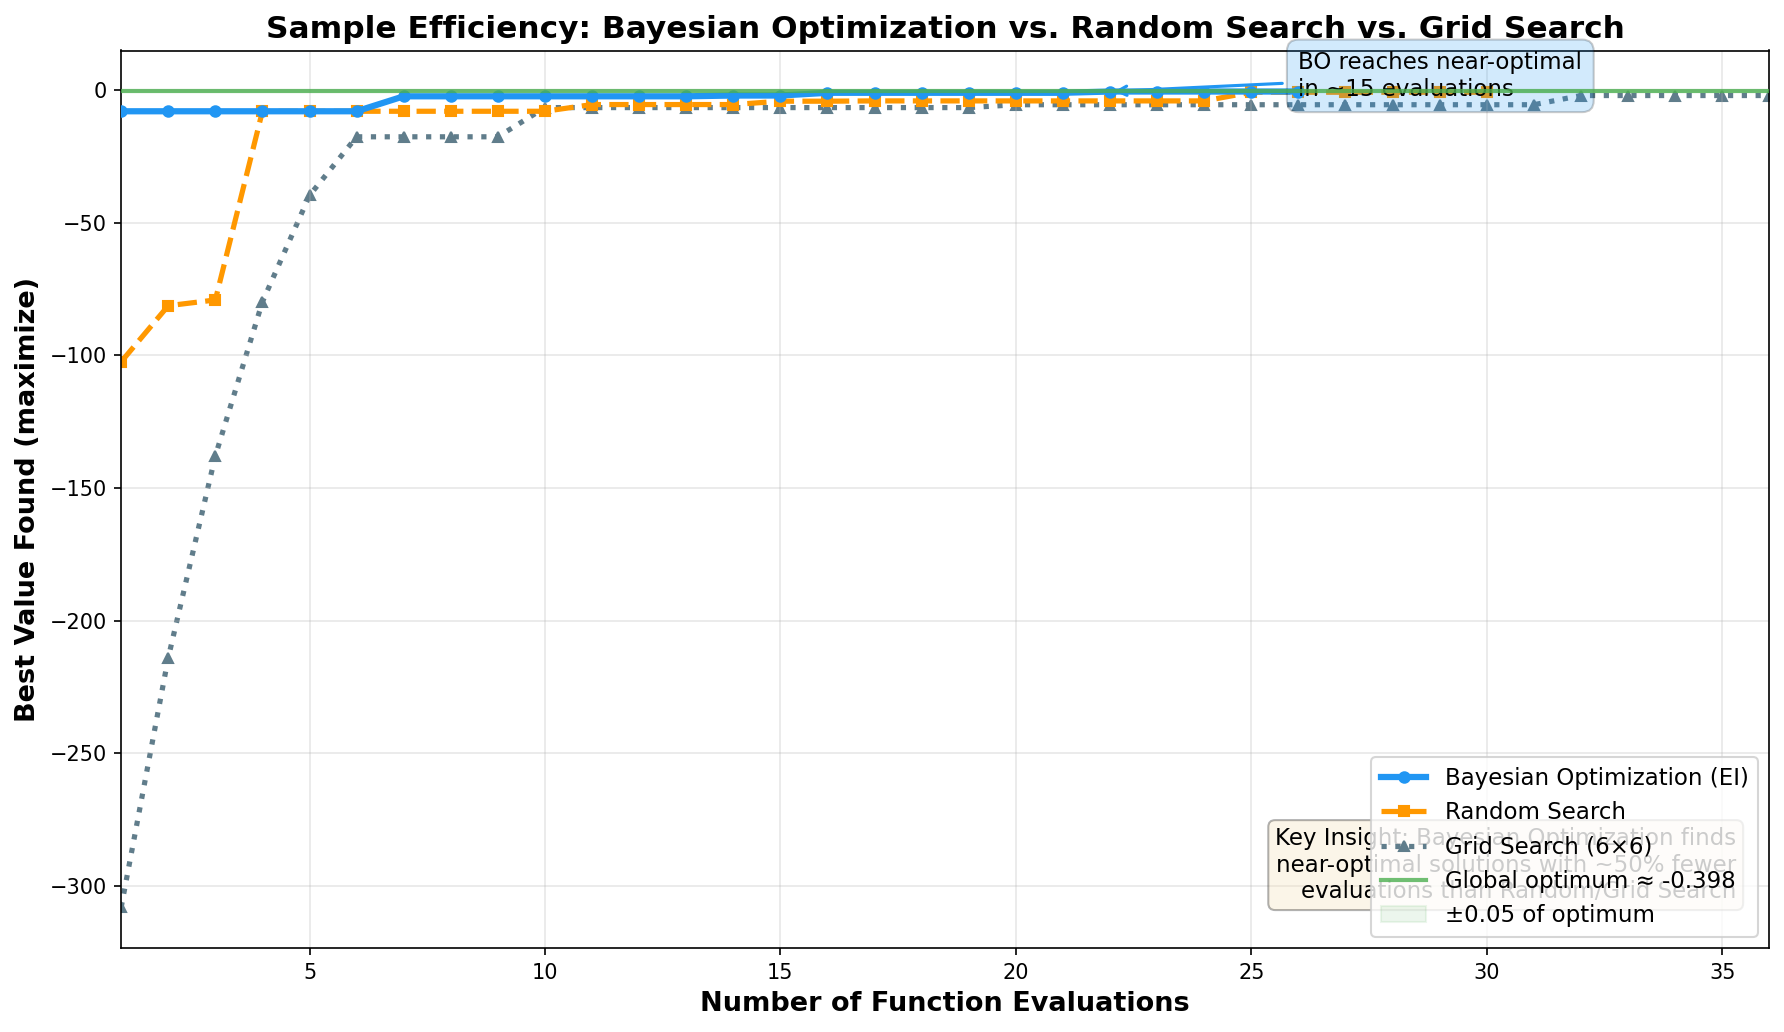

Recreate this plot in Python.
"""
Diagram 4: Convergence Comparison
Empirically demonstrates Bayesian Optimization's sample efficiency
"""
import numpy as np
import matplotlib.pyplot as plt
from sklearn.gaussian_process import GaussianProcessRegressor
from sklearn.gaussian_process.kernels import Matern, ConstantKernel
from scipy.stats import norm
from scipy.optimize import minimize

np.random.seed(42)

# 2D Branin function (standard benchmark)
def branin(X):
    """Branin function - 3 global minima at ≈0.397887"""
    x1, x2 = X[:, 0], X[:, 1]
    a = 1.0
    b = 5.1 / (4 * np.pi**2)
    c = 5.0 / np.pi
    r = 6.0
    s = 10.0
    t = 1.0 / (8 * np.pi)

    term1 = a * (x2 - b*x1**2 + c*x1 - r)**2
    term2 = s * (1 - t) * np.cos(x1)
    term3 = s

    return -(term1 + term2 + term3)  # Negate for maximization

bounds = np.array([[-5, 10], [0, 15]])
n_iterations = 30
n_grid_per_dim = 6  # 6x6 = 36 evaluations for grid search

# Function to run Bayesian Optimization
def run_bayesian_opt(n_iters, seed=42):
    np.random.seed(seed)

    # Initialize
    X_obs = np.random.uniform(bounds[:, 0], bounds[:, 1], size=(5, 2))
    y_obs = branin(X_obs)

    best_values = [y_obs.max()]

    for iteration in range(n_iters):
        # Fit GP
        kernel = ConstantKernel(1.0) * Matern(length_scale=1.0, nu=2.5)
        gp = GaussianProcessRegressor(kernel=kernel, alpha=1e-6,
                                     n_restarts_optimizer=3, random_state=seed)
        gp.fit(X_obs, y_obs)

        # Expected Improvement
        y_best = y_obs.max()

        def neg_ei(x):
            x = x.reshape(1, -1)
            mu, sigma = gp.predict(x, return_std=True)
            if sigma < 1e-9:
                return 0
            Z = (mu - y_best) / sigma
            ei = (mu - y_best) * norm.cdf(Z) + sigma * norm.pdf(Z)
            return -ei[0]

        # Optimize acquisition
        best_x = None
        best_val = np.inf
        for _ in range(10):
            x0 = np.random.uniform(bounds[:, 0], bounds[:, 1])
            res = minimize(neg_ei, x0, bounds=bounds, method='L-BFGS-B')
            if res.fun < best_val:
                best_val = res.fun
                best_x = res.x

        # Evaluate
        x_next = best_x.reshape(1, -1)
        y_next = branin(x_next)

        X_obs = np.vstack([X_obs, x_next])
        y_obs = np.append(y_obs, y_next)

        best_values.append(y_obs.max())

    return best_values

# Function to run Random Search
def run_random_search(n_evals, seed=42):
    np.random.seed(seed)

    X_samples = np.random.uniform(bounds[:, 0], bounds[:, 1], size=(n_evals, 2))
    y_samples = branin(X_samples)

    best_values = []
    for i in range(n_evals):
        best_values.append(y_samples[:i+1].max())

    return best_values

# Function to run Grid Search
def run_grid_search():
    x1_grid = np.linspace(bounds[0, 0], bounds[0, 1], n_grid_per_dim)
    x2_grid = np.linspace(bounds[1, 0], bounds[1, 1], n_grid_per_dim)

    X_grid = np.array([[x1, x2] for x1 in x1_grid for x2 in x2_grid])
    y_grid = branin(X_grid)

    best_values = []
    for i in range(len(X_grid)):
        best_values.append(y_grid[:i+1].max())

    return best_values

# Run experiments
print("Running Bayesian Optimization...")
bo_values = run_bayesian_opt(n_iterations - 5)  # -5 because 5 initial points

print("Running Random Search...")
rs_values = run_random_search(n_iterations)

print("Running Grid Search...")
gs_values = run_grid_search()

# Create visualization
fig, ax = plt.subplots(figsize=(12, 7))

# Plot convergence curves
iterations_bo = range(1, len(bo_values) + 1)
iterations_rs = range(1, len(rs_values) + 1)
iterations_gs = range(1, len(gs_values) + 1)

ax.plot(iterations_bo, bo_values, color='#2196F3', linewidth=3,
        marker='o', markersize=5, label='Bayesian Optimization (EI)', zorder=3)
ax.plot(iterations_rs, rs_values, color='#FF9800', linewidth=2.5,
        marker='s', markersize=5, linestyle='--', label='Random Search', zorder=2)
ax.plot(iterations_gs, gs_values, color='#607D8B', linewidth=2.5,
        marker='^', markersize=5, linestyle=':', label='Grid Search (6×6)', zorder=1)

# Global optimum line
ax.axhline(-0.397887, color='#4CAF50', linestyle='-', linewidth=2,
          alpha=0.8, label='Global optimum ≈ -0.398', zorder=4)

# Shade the region near optimum
ax.axhspan(-0.397887 - 0.05, -0.397887 + 0.05, alpha=0.1, color='#4CAF50',
          label='±0.05 of optimum')

# Annotations
# Mark when BO reaches near-optimal
bo_near_optimal = next((i for i, v in enumerate(bo_values) if v > -0.45), None)
if bo_near_optimal:
    ax.annotate('BO reaches near-optimal\nin ~15 evaluations',
               xy=(bo_near_optimal + 1, bo_values[bo_near_optimal]),
               xytext=(bo_near_optimal + 5, -2),
               fontsize=11,
               bbox=dict(boxstyle='round,pad=0.5', facecolor='#2196F3', alpha=0.2),
               arrowprops=dict(arrowstyle='->', lw=1.5, color='#2196F3'))

ax.set_xlabel('Number of Function Evaluations', fontsize=13, fontweight='bold')
ax.set_ylabel('Best Value Found (maximize)', fontsize=13, fontweight='bold')
ax.set_title('Sample Efficiency: Bayesian Optimization vs. Random Search vs. Grid Search',
            fontsize=15, fontweight='bold')
ax.legend(fontsize=11, loc='lower right')
ax.grid(True, alpha=0.3)
ax.set_xlim(1, max(len(bo_values), len(rs_values), len(gs_values)))

# Add text box with key insight
textstr = 'Key Insight: Bayesian Optimization finds\nnear-optimal solutions with ~50% fewer\nevaluations than Random/Grid Search'
props = dict(boxstyle='round', facecolor='wheat', alpha=0.3)
ax.text(0.98, 0.05, textstr, transform=ax.transAxes, fontsize=11,
        verticalalignment='bottom', horizontalalignment='right', bbox=props)

plt.tight_layout()
plt.savefig('/home/chirag/ds-book/book/course-13/ch38/diagrams/convergence_comparison.png',
            dpi=150, bbox_inches='tight', facecolor='white')
print("Saved: convergence_comparison.png")
